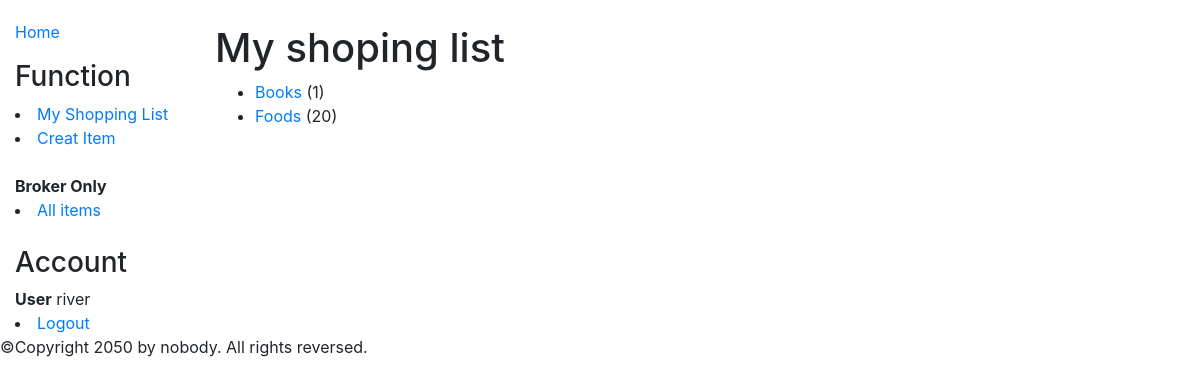
/shoppinglist/myitems/ (signed in), run on the app's committed database.
### shoppinglist/models.py (models this page shows, shortened)
class Item(models.Model):
    title = models.CharField(max_length=200)
    amount = models.IntegerField(help_text='Enter what amount of this item would you like to buy.')
    summary = models.TextField(max_length=1000, help_text='Enter a brief description of the item.')
    buyer = models.ForeignKey(User, on_delete=models.SET_NULL, null=True, blank=True)
    class Meta:
        permissions = (("can_read_all_item", "can_change_all_item"),)

### shoppinglist/views.py (the view)
# urls.py: path('myitems/', views.ItemByUserListView.as_view(), name='my-shopping-list'),
class ItemByUserListView(LoginRequiredMixin,generic.ListView):
    model = Item
    template_name ='shoppinglist/buyer_list.html'
    paginate_by = 10
    def get_queryset(self):
        return Item.objects.filter(buyer=self.request.user).order_by('title')

### shoppinglist/templates/shoppinglist/buyer_list.html
{% extends "base_generic.html" %}
{% block content %}
    <br>
    <h1>My shoping list</h1>
    {% if item_list %}
    <ul>
      {% for item in item_list %}
      <li class="">
        <a href="{% url 'item-detail' item.pk %}">{{ item.title }}</a> ({{ item.amount }})
      </li>
      {% endfor %}
    </ul>
    {% else %}
      <p>There are no items for shopping.</p>
    {% endif %}
{% endblock %}

### shoppinglist/templates/base_generic.html (shortened to what this page needs)
<!DOCTYPE html>
<html lang="en">
<head>
  <link rel="stylesheet" href="https://cdn.jsdelivr.net/npm/bootstrap@4.5.3/dist/css/bootstrap.min.css">
  {% load static %}
  <link rel="stylesheet" href="{% static 'css/styles.css' %}">
</head>
<body>
  <div class="container-fluid">
    <div class="row">
      <div class="col-sm-2">
      {% block sidebar %}
        <ul class="sidebar-nav">
          <li><a href="{% url 'index' %}">Home</a></li>
        </ul>
        {% if user.is_authenticated %}
          <h3>Function</h3>
            <li><a href="{% url 'my-shopping-list' %}">My Shopping List</a></li>
            <li><a href="{% url 'item-create' %}">Creat Item</a></li>
            {% if perms.shoppinglist.can_read_all_item %}
            <br>
            <div><strong>Broker Only</strong></div>
              <li><a href="{% url 'items' %}">All items</a></li>
            {% endif %}
          <br>
          <div><h3>Account</h3></div>
            <div><strong>User</strong> {{ user.get_username }}</div>
            <li><a href="{% url 'logout'%}?next={{request.path}}">Logout</a></li>
        {% else %}
          <li><a href="{% url 'login'%}?next={{request.path}}">Login</a></li>
          <li><a href="{% url 'register'%}?next={{request.path}}">Sign Up</a></li>
        {% endif %}
      {% endblock %}
      </div>
      <div class="col-sm-10 ">{% block content %}{% endblock %}
      </div>
    </div>
  </div>
  <footer>
    <p>©Copyright 2050 by nobody. All rights reversed.</p>
  </footer>
</body>
</html>

### shoppinglist/static/css/styles.css (style rules this page uses)
.sidebar-nav { margin-top: 20px; padding: 0; list-style: none; }

### data on the page
Item: title "Books", amount "1"
Item: title "Foods", amount "20"

### other printed values
{{ user.get_username }} "river"
